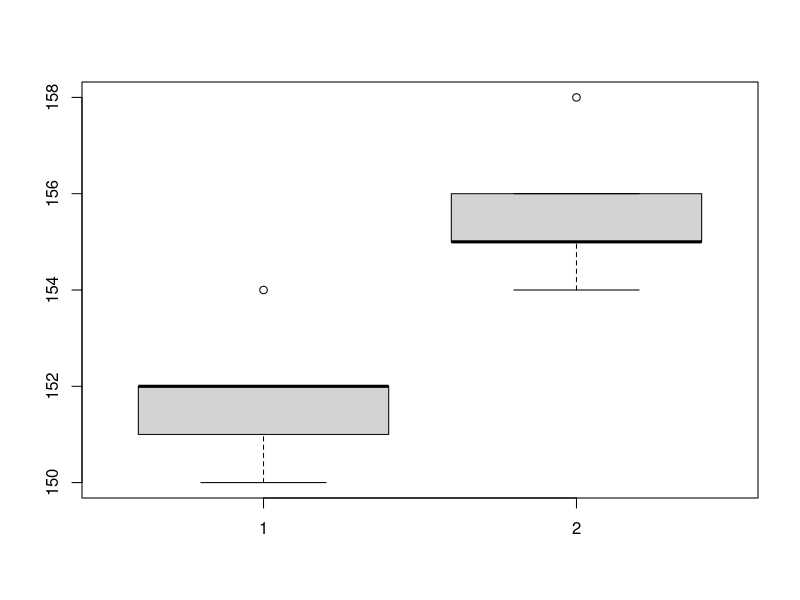
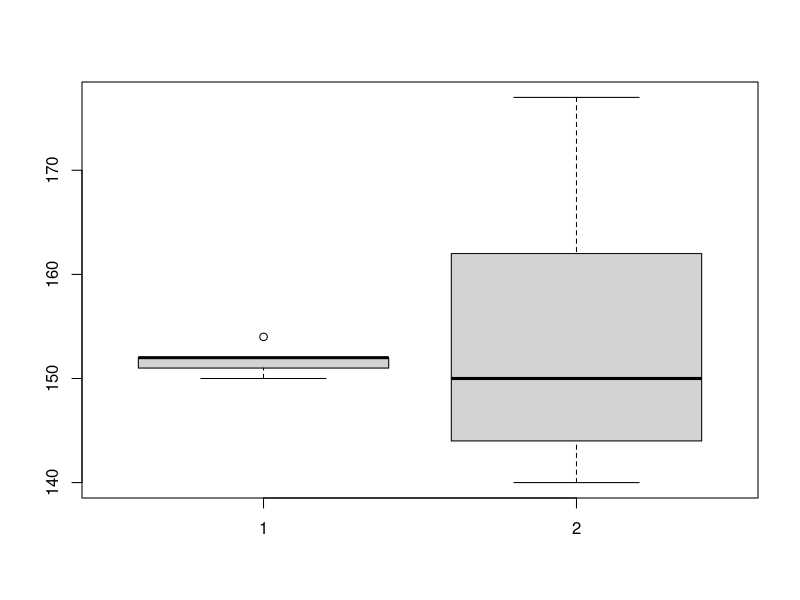

The R script that drew these images, in order:
#################################
#                               #
#       Two Sample T Test       #
#                             ` #
#################################

# Example: Is there difference in means of the following sample data of machines

# Case 1: equal variance
machine1 <- c(150, 152, 154, 152, 151)
machine2 <- c(156, 155, 158, 155, 154)

var.test(x = machine1, y = machine2) # variance not equal

t.test(x = machine1, y = machine2, var.equal = T)

boxplot(machine1, machine2)

# Case 2: not equal variance
machine1 <- c(150, 152, 154, 152, 151)
machine3 <- c(144, 162, 177, 150, 140)

var.test(x = machine1, y = machine3) # variance equal

t.test(machine1, machine3, var.equal = F)

boxplot(machine1, machine3)
